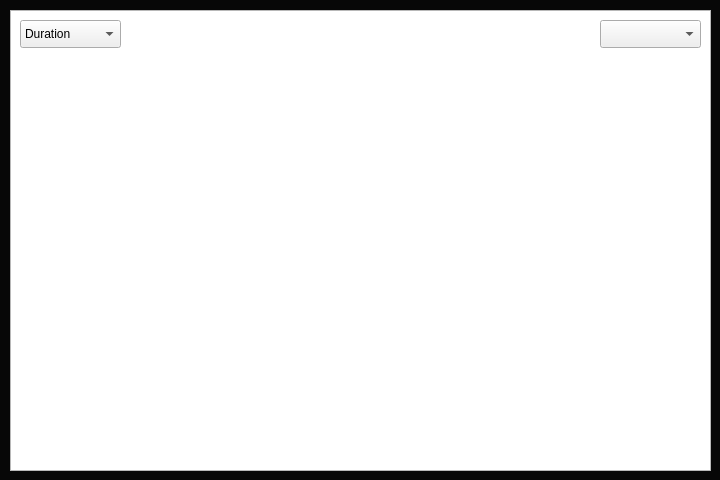
<?xml version="1.0" encoding="UTF-8"?>
<ui version="4.0">
 <class>TimeStat</class>
 <widget class="QDialog" name="TimeStat">
  <property name="geometry">
   <rect>
    <x>0</x>
    <y>0</y>
    <width>720</width>
    <height>480</height>
   </rect>
  </property>
  <property name="windowTitle">
   <string>Dialog</string>
  </property>
  <property name="styleSheet">
   <string notr="true">QDialog {
    background-color: rgb(7, 7, 7);
}</string>
  </property>
  <widget class="QChartView" name="graphicsView">
   <property name="geometry">
    <rect>
     <x>10</x>
     <y>10</y>
     <width>701</width>
     <height>461</height>
    </rect>
   </property>
  </widget>
  <widget class="QComboBox" name="comboduration">
   <property name="geometry">
    <rect>
     <x>600</x>
     <y>20</y>
     <width>101</width>
     <height>28</height>
    </rect>
   </property>
   <property name="currentText">
    <string/>
   </property>
   <item>
    <property name="text">
     <string/>
    </property>
   </item>
   <item>
    <property name="text">
     <string/>
    </property>
   </item>
   <item>
    <property name="text">
     <string/>
    </property>
   </item>
   <item>
    <property name="text">
     <string/>
    </property>
   </item>
  </widget>
  <widget class="QComboBox" name="combomode">
   <property name="geometry">
    <rect>
     <x>20</x>
     <y>20</y>
     <width>101</width>
     <height>28</height>
    </rect>
   </property>
   <item>
    <property name="text">
     <string>Duration</string>
    </property>
   </item>
   <item>
    <property name="text">
     <string>Play count</string>
    </property>
   </item>
  </widget>
 </widget>
 <customwidgets>
  <customwidget>
   <class>QChartView</class>
   <extends>QGraphicsView</extends>
   <header>qchartview.h</header>
  </customwidget>
 </customwidgets>
 <resources/>
 <connections/>
</ui>
